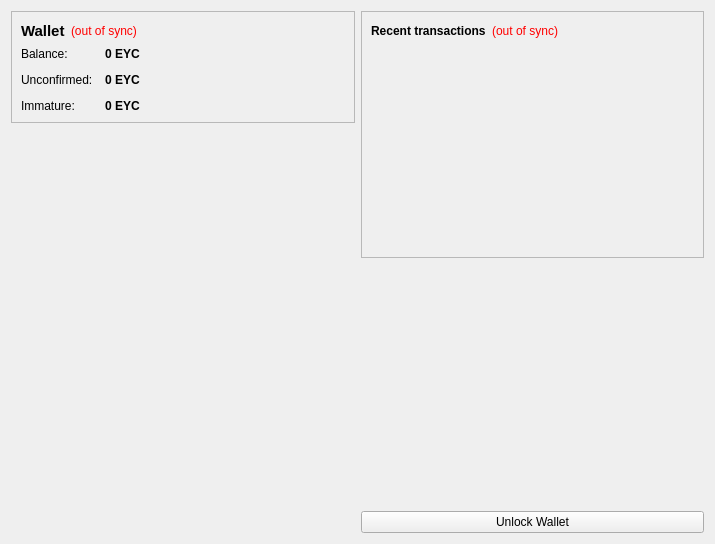
<?xml version="1.0" encoding="UTF-8"?>
<ui version="4.0">
 <class>OverviewPage</class>
 <widget class="QWidget" name="OverviewPage">
  <property name="geometry">
   <rect>
    <x>0</x>
    <y>0</y>
    <width>715</width>
    <height>544</height>
   </rect>
  </property>
  <property name="windowTitle">
   <string>Form</string>
  </property>
  <property name="autoFillBackground">
   <bool>true</bool>
  </property>
  <property name="styleSheet">
   <string notr="true">#OverviewPage{background-image:url(:/images/beijing);}</string>
  </property>
  <layout class="QHBoxLayout" name="horizontalLayout" stretch="1,1">
   <item>
    <layout class="QVBoxLayout" name="verticalLayout_2">
     <item>
      <widget class="QFrame" name="frame">
       <property name="frameShape">
        <enum>QFrame::StyledPanel</enum>
       </property>
       <property name="frameShadow">
        <enum>QFrame::Raised</enum>
       </property>
       <layout class="QVBoxLayout" name="verticalLayout_4">
        <item>
         <layout class="QHBoxLayout" name="horizontalLayout_4">
          <item>
           <widget class="QLabel" name="label_5">
            <property name="font">
             <font>
              <pointsize>11</pointsize>
              <weight>75</weight>
              <bold>true</bold>
             </font>
            </property>
            <property name="text">
             <string>Wallet</string>
            </property>
           </widget>
          </item>
          <item>
           <widget class="QLabel" name="labelWalletStatus">
            <property name="toolTip">
             <string>The displayed information may be out of date. Your wallet automatically synchronizes with the ECCOIN network after a connection is established, but this process has not completed yet.</string>
            </property>
            <property name="styleSheet">
             <string notr="true">QLabel { color: red; }</string>
            </property>
            <property name="text">
             <string notr="true">(out of sync)</string>
            </property>
            <property name="alignment">
             <set>Qt::AlignLeading|Qt::AlignLeft|Qt::AlignVCenter</set>
            </property>
           </widget>
          </item>
          <item>
           <spacer name="horizontalSpacer_2">
            <property name="orientation">
             <enum>Qt::Horizontal</enum>
            </property>
            <property name="sizeHint" stdset="0">
             <size>
              <width>40</width>
              <height>20</height>
             </size>
            </property>
           </spacer>
          </item>
         </layout>
        </item>
        <item>
         <layout class="QFormLayout" name="formLayout_2">
          <property name="fieldGrowthPolicy">
           <enum>QFormLayout::AllNonFixedFieldsGrow</enum>
          </property>
          <property name="horizontalSpacing">
           <number>12</number>
          </property>
          <property name="verticalSpacing">
           <number>12</number>
          </property>
          <item row="0" column="0">
           <widget class="QLabel" name="label">
            <property name="text">
             <string>Balance:</string>
            </property>
           </widget>
          </item>
          <item row="0" column="1">
           <widget class="QLabel" name="labelBalance">
            <property name="font">
             <font>
              <weight>75</weight>
              <bold>true</bold>
             </font>
            </property>
            <property name="cursor">
             <cursorShape>IBeamCursor</cursorShape>
            </property>
            <property name="toolTip">
             <string>Your current balance</string>
            </property>
            <property name="text">
             <string notr="true">0 EYC</string>
            </property>
            <property name="textInteractionFlags">
             <set>Qt::LinksAccessibleByMouse|Qt::TextSelectableByKeyboard|Qt::TextSelectableByMouse</set>
            </property>
           </widget>
          </item>
          <item row="1" column="0">
           <widget class="QLabel" name="label_3">
            <property name="text">
             <string>Unconfirmed:</string>
            </property>
           </widget>
          </item>
          <item row="1" column="1">
           <widget class="QLabel" name="labelUnconfirmed">
            <property name="font">
             <font>
              <weight>75</weight>
              <bold>true</bold>
             </font>
            </property>
            <property name="cursor">
             <cursorShape>IBeamCursor</cursorShape>
            </property>
            <property name="toolTip">
             <string>Total of transactions that have yet to be confirmed, and do not yet count toward the current balance</string>
            </property>
            <property name="text">
             <string notr="true">0 EYC</string>
            </property>
            <property name="textInteractionFlags">
             <set>Qt::LinksAccessibleByMouse|Qt::TextSelectableByKeyboard|Qt::TextSelectableByMouse</set>
            </property>
           </widget>
          </item>
          <item row="2" column="0">
           <widget class="QLabel" name="labelImmatureText">
            <property name="text">
             <string>Immature:</string>
            </property>
           </widget>
          </item>
          <item row="2" column="1">
           <widget class="QLabel" name="labelImmature">
            <property name="font">
             <font>
              <weight>75</weight>
              <bold>true</bold>
             </font>
            </property>
            <property name="toolTip">
             <string>Mined balance that has not yet matured</string>
            </property>
            <property name="text">
             <string notr="true">0 EYC</string>
            </property>
            <property name="textInteractionFlags">
             <set>Qt::LinksAccessibleByMouse|Qt::TextSelectableByKeyboard|Qt::TextSelectableByMouse</set>
            </property>
           </widget>
          </item>
         </layout>
        </item>
       </layout>
      </widget>
     </item>
     <item>
      <spacer name="verticalSpacer">
       <property name="orientation">
        <enum>Qt::Vertical</enum>
       </property>
       <property name="sizeHint" stdset="0">
        <size>
         <width>20</width>
         <height>40</height>
        </size>
       </property>
      </spacer>
     </item>
     <item>
      <widget class="QLabel" name="label_6">
       <property name="text">
        <string/>
       </property>
       <property name="pixmap">
        <pixmap resource="../bitcoin.qrc">:/images/backg</pixmap>
       </property>
       <property name="scaledContents">
        <bool>false</bool>
       </property>
       <property name="alignment">
        <set>Qt::AlignCenter</set>
       </property>
       <property name="margin">
        <number>-2</number>
       </property>
      </widget>
     </item>
    </layout>
   </item>
   <item>
    <layout class="QVBoxLayout" name="verticalLayout_3">
     <item>
      <widget class="QFrame" name="frame_2">
       <property name="minimumSize">
        <size>
         <width>300</width>
         <height>0</height>
        </size>
       </property>
       <property name="frameShape">
        <enum>QFrame::StyledPanel</enum>
       </property>
       <property name="frameShadow">
        <enum>QFrame::Raised</enum>
       </property>
       <layout class="QVBoxLayout" name="verticalLayout">
        <item>
         <layout class="QHBoxLayout" name="horizontalLayout_2">
          <item>
           <widget class="QLabel" name="label_4">
            <property name="text">
             <string>&lt;b&gt;Recent transactions&lt;/b&gt;</string>
            </property>
           </widget>
          </item>
          <item>
           <widget class="QLabel" name="labelTransactionsStatus">
            <property name="toolTip">
             <string>The displayed information may be out of date. Your wallet automatically synchronizes with the ECCOIN network after a connection is established, but this process has not completed yet.</string>
            </property>
            <property name="styleSheet">
             <string notr="true">QLabel { color: red; }</string>
            </property>
            <property name="text">
             <string notr="true">(out of sync)</string>
            </property>
            <property name="alignment">
             <set>Qt::AlignRight|Qt::AlignTrailing|Qt::AlignVCenter</set>
            </property>
           </widget>
          </item>
          <item>
           <spacer name="horizontalSpacer">
            <property name="orientation">
             <enum>Qt::Horizontal</enum>
            </property>
            <property name="sizeHint" stdset="0">
             <size>
              <width>40</width>
              <height>20</height>
             </size>
            </property>
           </spacer>
          </item>
         </layout>
        </item>
        <item>
         <widget class="QListView" name="listTransactions">
          <property name="styleSheet">
           <string notr="true">QListView { background: transparent; }</string>
          </property>
          <property name="frameShape">
           <enum>QFrame::NoFrame</enum>
          </property>
          <property name="verticalScrollBarPolicy">
           <enum>Qt::ScrollBarAlwaysOff</enum>
          </property>
          <property name="horizontalScrollBarPolicy">
           <enum>Qt::ScrollBarAlwaysOff</enum>
          </property>
          <property name="selectionMode">
           <enum>QAbstractItemView::NoSelection</enum>
          </property>
         </widget>
        </item>
       </layout>
      </widget>
     </item>
     <item>
      <spacer name="verticalSpacer_2">
       <property name="orientation">
        <enum>Qt::Vertical</enum>
       </property>
       <property name="sizeHint" stdset="0">
        <size>
         <width>20</width>
         <height>40</height>
        </size>
       </property>
      </spacer>
     </item>
     <item>
      <widget class="QPushButton" name="unlockWalletButton">
       <property name="text">
        <string>Unlock Wallet</string>
       </property>
      </widget>
     </item>
    </layout>
   </item>
  </layout>
 </widget>
 <resources>
  <include location="../bitcoin.qrc"/>
 </resources>
 <connections/>
</ui>
